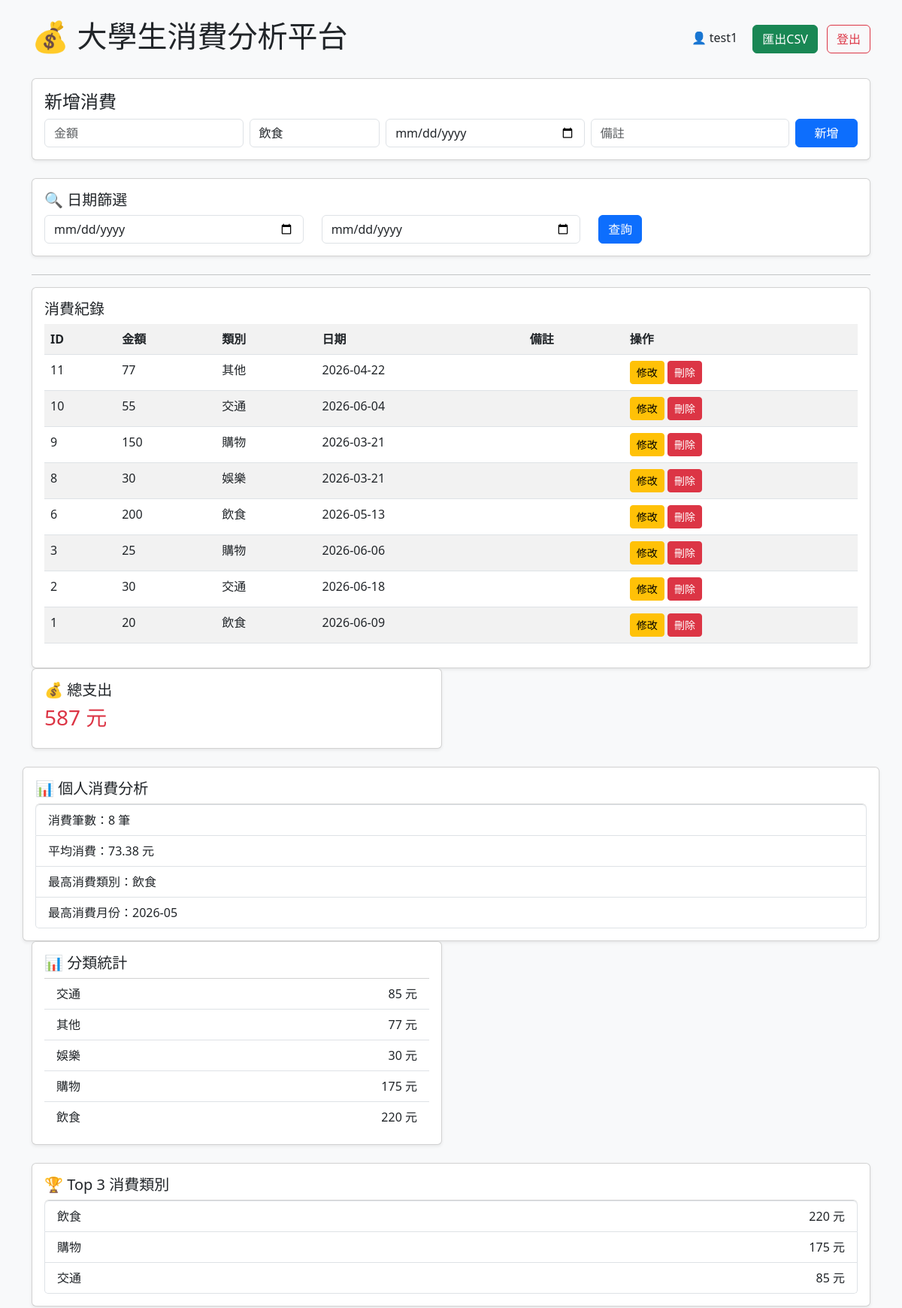
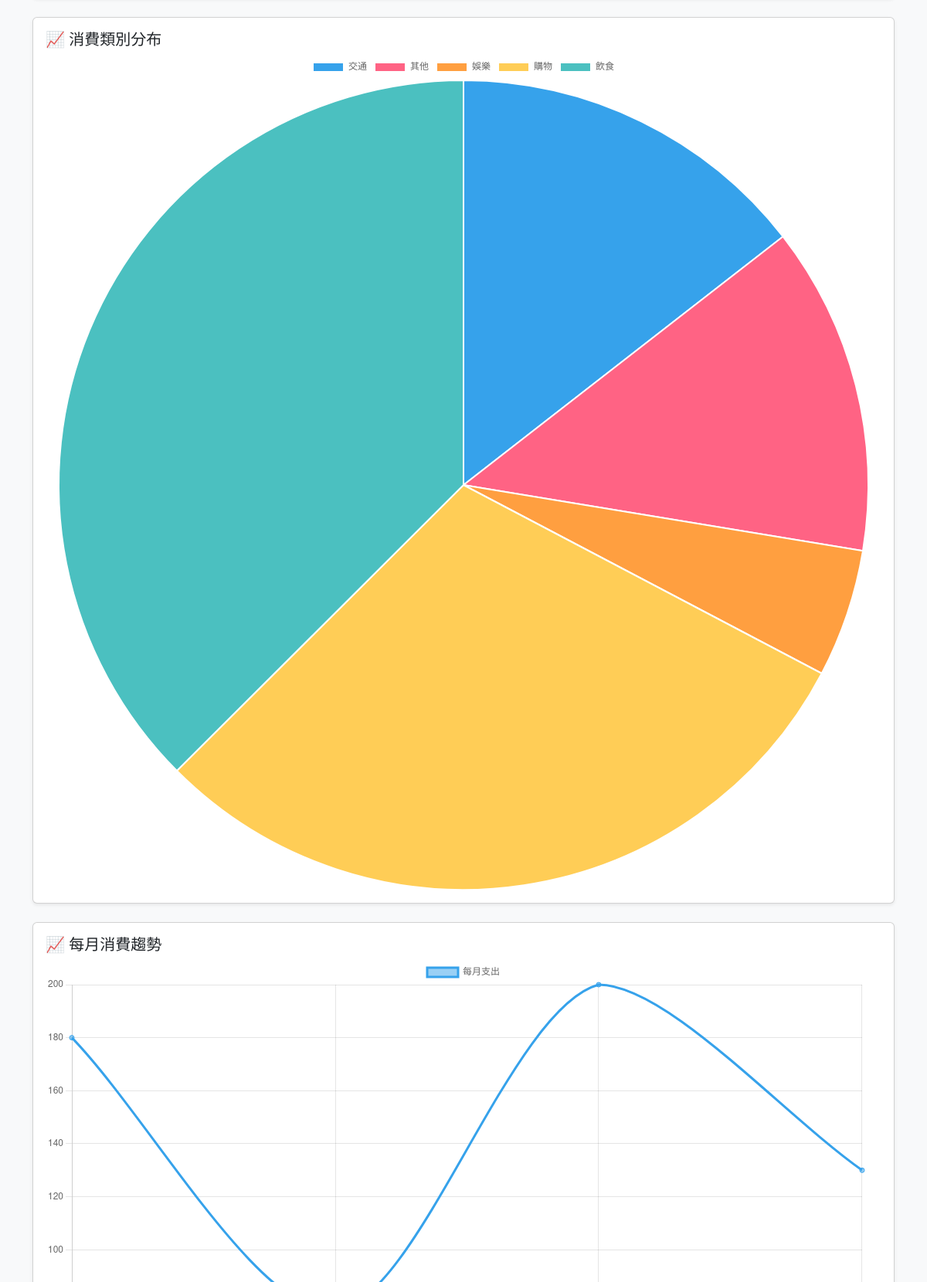
The page / (signed in, upper part) on the database its author committed (2 pictures, top to bottom).
### tables this page shows
CREATE TABLE expense (
            id INTEGER PRIMARY KEY AUTOINCREMENT,
            user_id INTEGER,
            amount INTEGER,
            category TEXT,
            date TEXT,
            note TEXT
        );

### app.py (the view)
@app.route("/")
def index():
    if "user" not in session:
        return redirect("/login")
    start_date = request.args.get("start_date")
    end_date = request.args.get("end_date")
    where_clause = "WHERE user_id=?"
    params = [session["user_id"]]
    if start_date:
        where_clause += " AND date >= ?"
        params.append(start_date)
    if end_date:
        where_clause += " AND date <= ?"
        params.append(end_date)
    conn = sqlite3.connect("expense.db")
    c = conn.cursor()
    query = f"""
    SELECT *
    FROM expense
    {where_clause}
    ORDER BY id DESC
    """
    c.execute(query, params)
    data = c.fetchall()
    query = f"""
    SELECT SUM(amount)
    FROM expense
    {where_clause}
    """
    c.execute(query, params)
    total = c.fetchone()[0]
    if total is None:
        total = 0
    query = f"""
    SELECT category, SUM(amount)
    FROM expense
    {where_clause}
    GROUP BY category
    """
    c.execute(query, params)
    category_stats = c.fetchall()
    c.execute(f"""
    SELECT category, SUM(amount) as total
    FROM expense
    {where_clause}
    GROUP BY category
    ORDER BY total DESC
    LIMIT 3
    """, params)
    top_categories = c.fetchall()
    query = f"""
    SELECT
        substr(date,1,7),
        SUM(amount)
    FROM expense
    {where_clause}
    GROUP BY substr(date,1,7)
    ORDER BY substr(date,1,7)
    """
    c.execute(query, params)
    monthly_stats = c.fetchall()
    query = f"""
    SELECT COUNT(*)
    FROM expense
    {where_clause}
    """
    c.execute(query, params)
    expense_count = c.fetchone()[0]
    query = f"""
    SELECT AVG(amount)
    FROM expense
    {where_clause}
    """
    c.execute(query, params)
    avg_amount = c.fetchone()[0]
    if avg_amount is None:
        avg_amount = 0
    else:
        avg_amount = round(avg_amount, 2)
    query = f"""
    SELECT category, SUM(amount) as total
    FROM expense
    {where_clause}
    GROUP BY category
    ORDER BY total DESC
    LIMIT 1
    """
    c.execute(query, params)
    top_category = c.fetchone()
    if top_category:
        top_category = top_category[0]
    else:
        top_category = "無資料"
    query = f"""
    SELECT
        substr(date,1,7) as month,
        SUM(amount) as total
    FROM expense
    {where_clause}
    GROUP BY month
    ORDER BY total DESC
    LIMIT 1
    """
    c.execute(query, params)
    top_month = c.fetchone()
    if top_month:
        top_month = top_month[0]
    else:
        top_month = "無資料"
    conn.close()
    return render_template(
        "index.html",
        data=data,
        total=total,
        category_stats=category_stats,
        monthly_stats=monthly_stats,
        expense_count=expense_count,
        avg_amount=avg_amount,
        top_category=top_category,
        top_month=top_month,
        top_categories=top_categories,
        start_date=start_date,
        end_date=end_date
    )

### templates/index.html (shortened to what this page needs)
<!DOCTYPE html>
<html>
<head>
    <link href="https://cdn.jsdelivr.net/npm/bootstrap@5.3.0/dist/css/bootstrap.min.css" rel="stylesheet">
</head>
<body class="bg-light">
<div class="container mt-4">
<div class="d-flex justify-content-between align-items-center mb-4">
    <h1>💰 大學生消費分析平台</h1>
    <div>
        <span class="me-3">
            👤 {{ session["user"] }}
        </span>
        <a href="/export" class="btn btn-success me-2">
        匯出CSV
        </a>
        <a href="/logout" class="btn btn-outline-danger">
        登出
        </a>
    </div>
</div>
<div class="card p-3 mb-4 shadow-sm">
<h4>新增消費</h4>
<form action="/add" method="POST" class="row g-2">
    <div class="col-md-3">
        <input name="amount" type="number" class="form-control" placeholder="金額" required>
    </div>
    <div class="col-md-2">
        <select name="category" class="form-control">
            <option>飲食</option>
        </select>
    </div>
    <div class="col-md-3">
        <input name="date" type="date" class="form-control" required>
    </div>
    <div class="col-md-3">
        <input name="note" class="form-control" placeholder="備註">
    </div>
    <div class="col-md-1">
        <button class="btn btn-primary w-100">新增</button>
    </div>
</form>
</div>
<div class="card p-3 mb-4 shadow-sm">
    <h5>🔍 日期篩選</h5>
    <form method="GET" action="/">
        <div class="row">
            <div class="col-md-4">
                <input
                    type="date"
                    name="start_date"
                    class="form-control"
                    value="{{ start_date }}"
                >
            </div>
            <div class="col-md-4">
                <input
                    type="date"
                    name="end_date"
                    class="form-control"
                    value="{{ end_date }}"
                >
            </div>
            <div class="col-md-4">
                <button class="btn btn-primary">
                    查詢
                </button>
            </div>
        </div>
    </form>
</div>
<hr>
<div class="card p-3 shadow-sm">
<h5>消費紀錄</h5>
<table class="table table-striped table-hover">
    <tr>
        <th>ID</th>
        <th>金額</th>
        <th>類別</th>
        <th>日期</th>
        <th>備註</th>
        <th>操作</th>
    </tr>
    {% for row in data %}
    <tr>
        <td>{{ row[0] }}</td>
        <td>{{ row[2] }}</td>
        <td>{{ row[3] }}</td>
        <td>{{ row[4] }}</td>
        <td>{{ row[5] }}</td>
        <td>
            <a class="btn btn-sm btn-warning"
            href="/edit/{{ row[0] }}">
            修改
            </a>
            <a class="btn btn-sm btn-danger"
            href="/delete/{{ row[0] }}"
            onclick="return confirm('確定刪除？')">
            刪除
            </a>
        </td>
    </tr>
    {% endfor %}
</table>
</div>
<div class="row mb-3">
    <div class="col-md-6">
        <div class="card p-3 shadow-sm">
            <h5>💰 總支出</h5>
            <h3 class="text-danger">{{ total }} 元</h3>
        </div>
    </div>
        <div class="card p-3 mt-4 shadow-sm">
        <h5>📊 個人消費分析</h5>
        <ul class="list-group">
            <li class="list-group-item">
                消費筆數：{{ expense_count }} 筆
            </li>
            <li class="list-group-item">
                平均消費：{{ avg_amount }} 元
            </li>
            <li class="list-group-item">
                最高消費類別：{{ top_category }}
            </li>
            <li class="list-group-item">
                最高消費月份：{{ top_month }}
            </li>
        </ul>
    </div>
    <div class="col-md-6">
        <div class="card p-3 shadow-sm">
            <h5>📊 分類統計</h5>
            <ul class="list-group list-group-flush">
                {% for category, amount in category_stats %}
                <li class="list-group-item d-flex justify-content-between">
                    <span>{{ category }}</span>
                    <span>{{ amount }} 元</span>
                </li>
                {% endfor %}
            </ul>
        </div>
    </div>
</div>
<div class="card p-3 mt-4 shadow-sm">
    <h5>🏆 Top 3 消費類別</h5>
    <ul class="list-group">
        {% for category, total in top_categories %}
        <li class="list-group-item d-flex justify-content-between">
            <span>{{ category }}</span>
            <span>{{ total }} 元</span>
        </li>
        {% endfor %}
    </ul>
</div>
<div class="card p-3 mt-4 shadow-sm">
    <h5>📈 消費類別分布</h5>
    <canvas id="expenseChart"></canvas>
</div>
<script>
    const labels = [
        {% for category, amount in category_stats %}
            "{{ category }}",
        {% endfor %}
    ];
    const amounts = [
        {% for category, amount in category_stats %}
            {{ amount }},
        {% endfor %}
    ];
    const ctx = document.getElementById('expenseChart');
    new Chart(ctx, {
        type: 'pie',
        data: {
            labels: labels,
            datasets: [{
                label: '消費金額',
                data: amounts
            }]
        }
    });
</script>
<div class="card p-3 mt-4 shadow-sm">
    <h5>📈 每月消費趨勢</h5>
    <canvas id="monthlyChart"></canvas>
</div>
<script>
    const monthLabels = [
        {% for month, amount in monthly_stats %}
            "{{ month }}",
        {% endfor %}
    ];
    const monthAmounts = [
        {% for month, amount in monthly_stats %}
            {{ amount }},
        {% endfor %}
    ];
    const monthlyCtx =
        document.getElementById('monthlyChart');
    new Chart(monthlyCtx, {
        type: 'line',
        data: {
            labels: monthLabels,
            datasets: [{
                label: '每月支出',
                data: monthAmounts,
                tension: 0.3
            }]
        }
    });
</script>
</div>
</body>
</html>

### rows shown on the page
expense: id "11", amount "77", category "其他", date "2026-04-22"
expense: id "10", amount "55", category "交通", date "2026-06-04"
expense: id "9", amount "150", category "購物", date "2026-03-21"
expense: id "8", amount "30", category "娛樂", date "2026-03-21"
expense: id "6", amount "200", category "飲食", date "2026-05-13"
expense: id "3", amount "25", category "購物", date "2026-06-06"
expense: id "2", amount "30", category "交通", date "2026-06-18"
expense: id "1", amount "20", category "飲食", date "2026-06-09"

### other values the page prints
{{ session["user"] }} "test1"
{{ total }} "587"
{{ expense_count }} "8"
{{ avg_amount }} "73.38"
{{ top_category }} "飲食"
{{ top_month }} "2026-05"
{{ category }} "交通" "其他" "娛樂" "購物" "飲食"
{{ amount }} "85" "77" "30" "175" "220"
{{ category }} "飲食" "購物" "交通"
{{ total }} "220" "175" "85"
chart data {{ category }} 交通, 其他, 娛樂, 購物, 飲食
chart data {{ amount }} 85, 77, 30, 175, 220
chart data {{ month }} 2026-03, 2026-04, 2026-05, 2026-06
chart data {{ amount }} 180, 77, 200, 130
